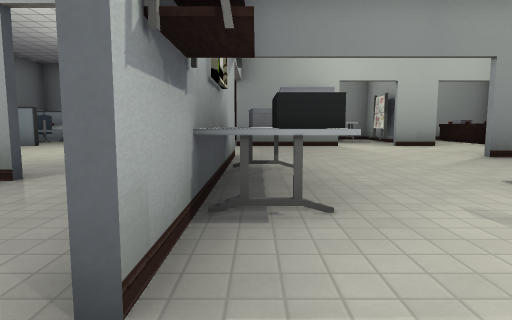
[1] (above)

20 first-person views from a walk through a level from a Godot 3-D game. The camera is 1.2 m above the floor, tilts 6° down and sees 75° across. The floor is counted in squares, 2 m on a side. Each view is taken from the middle of a square. On the plan, view 1 faces up. The plan holds only what a view shows up to about 10 squares ahead; the rest is blank. Some surface patterns are stand-ins.

[2]
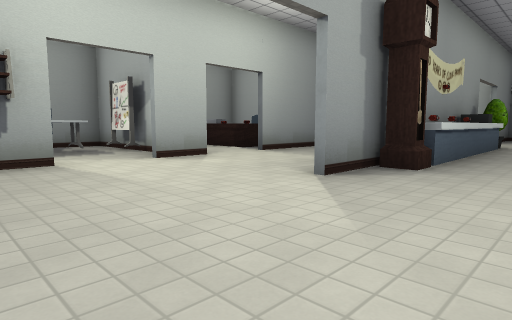

[3]
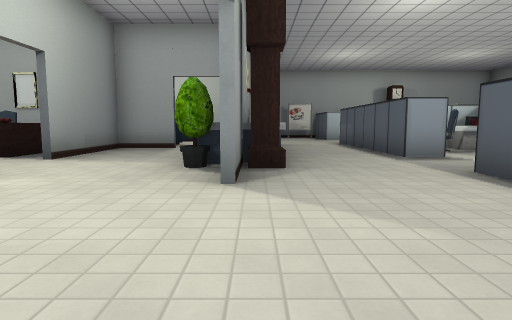

[4]
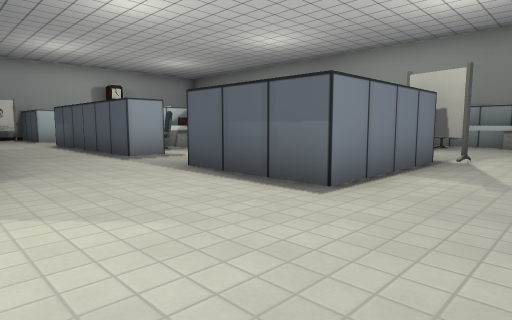

[5]
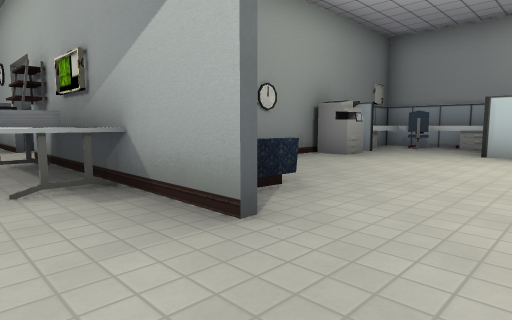

[6]
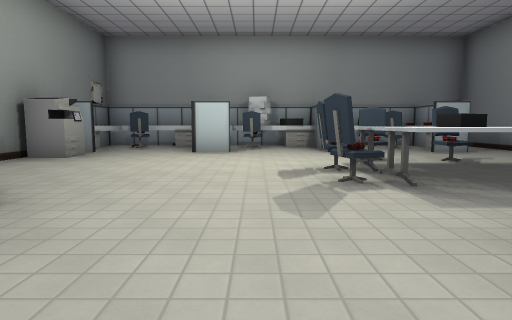

[7]
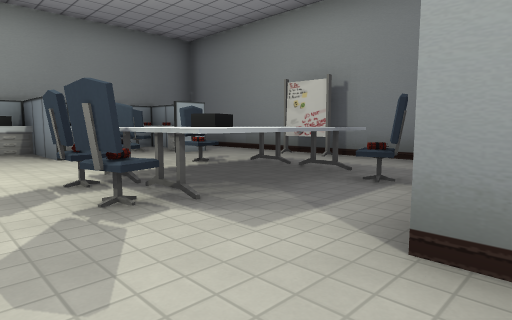

[8]
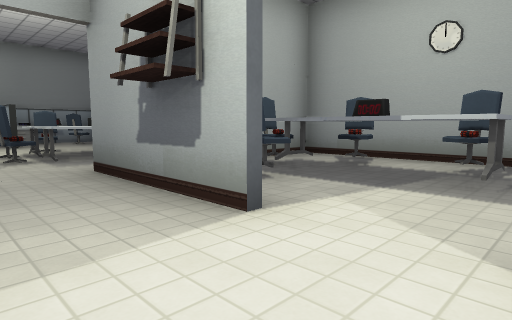

[9]
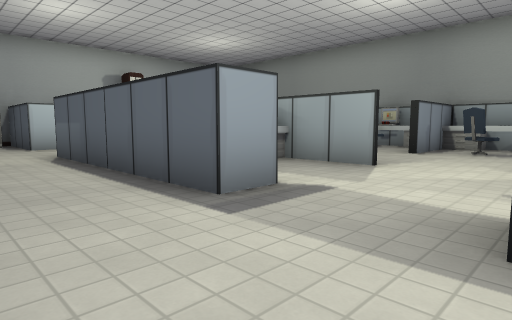

[10]
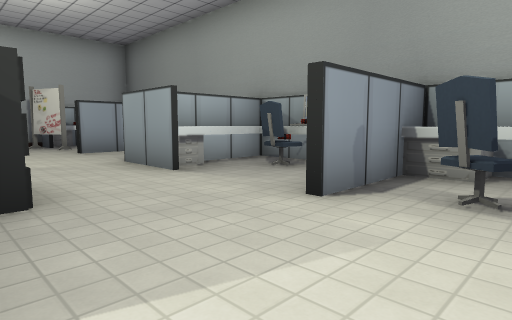

[11]
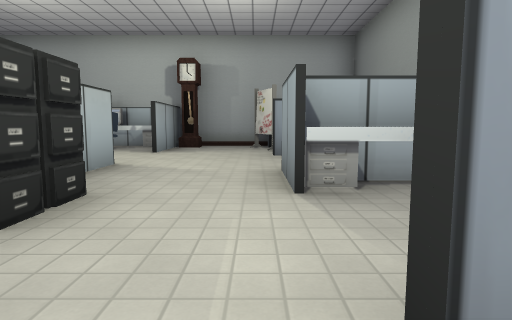

[12]
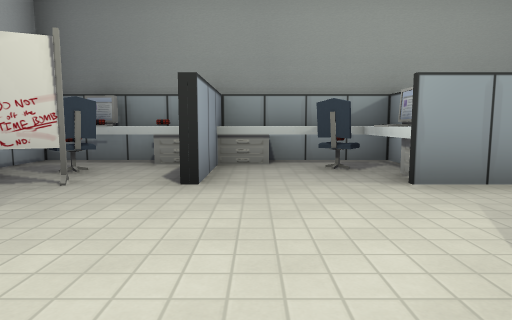

[13]
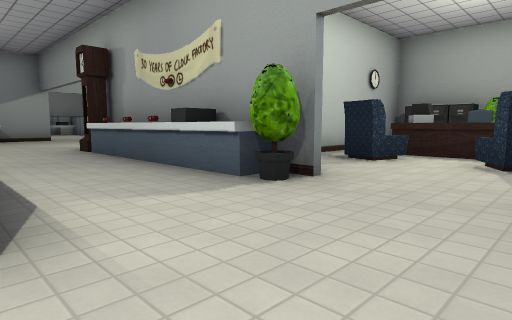

[14]
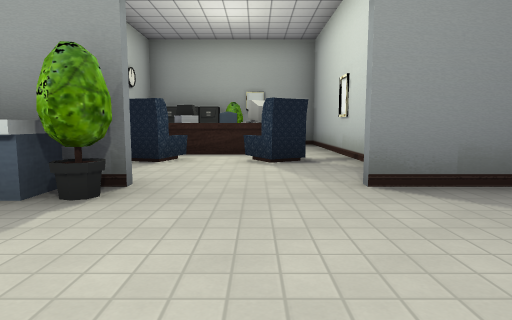

[15]
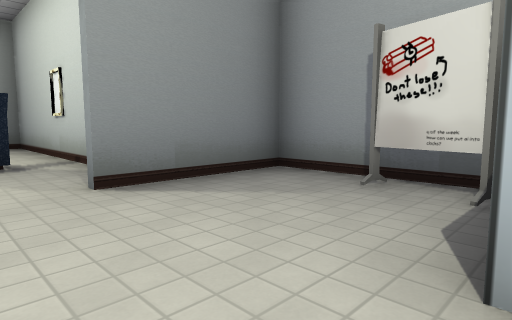

[16]
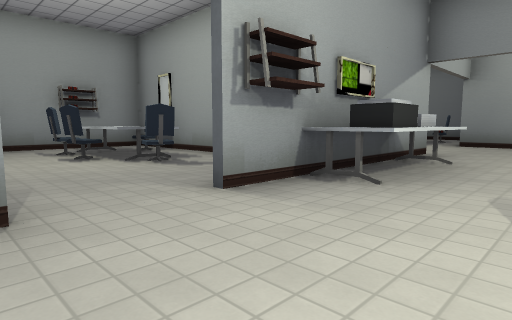

[17]
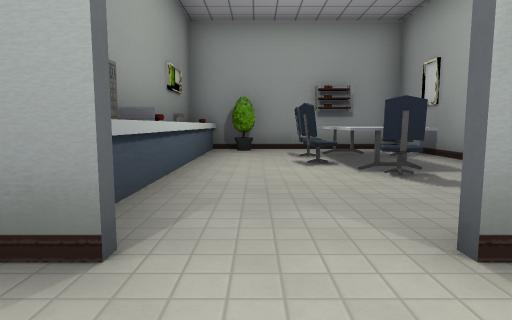

[18]
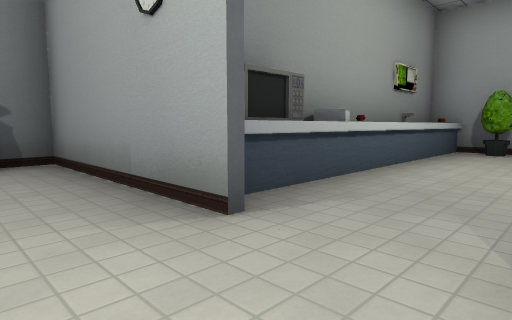

[19]
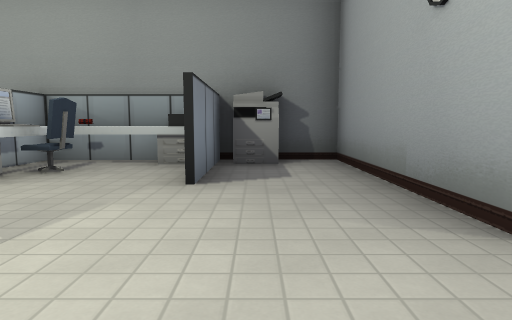

[20]
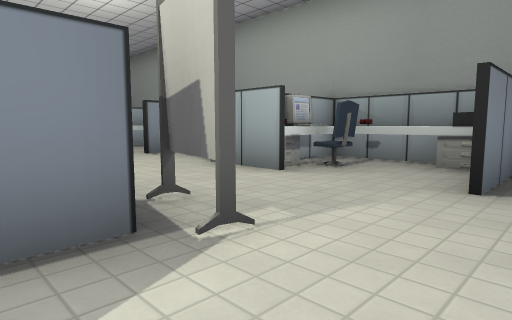

### Floor plan
Key: @ floor where view 1 was taken; # wall or solid block; . floor; ^ raised ledge; P poster; S shelf; C chair; W whiteboard; L clock; U counter; T tree; R printer; B basket; A cabinet; M computer; O other object.
Columns run from 9 left of view 1 to 17 right of it. Each row starts with its distance up from view 1.
 14  ####W## ######
 13 #....... #CCC.     #AT  #
 12 ##C..^^C.CCL^W#  CC#.A .#
 11 # ...C^C. C... .^^ #.C^.#
 10 #^#.C^^^.###.# .####OOM.#
  9 #B....C............#C.C.#
  8 #C......................
  7 #^#............TU  .....###
  6 #^......C.....#LUUOUUT..#.#
  5 #C...... .........U.......#
  4 #^##R##. O...............W#
  3  #..O....P..## .. ## #..#^#
  2  #.^^^C..#..  ....C     .O#
  1  #..CC...S..# ....O#  ...^#
  0  #T......@..W# ..#AA##..#L#
 -1  UUUUUUUU.................#
 -2  ########....C..........WW#
 -3         #..#.M .C#.^M..#CC#
 -4         #.R#^^^^^^C^^C^^MM#
 -5         ###################

Positions as (right, up) in squares from view 1, and headings:
1: (0, 0), facing up
2: (1, 4), facing up-right
3: (1, 6), facing right
4: (1, 6), facing down-right
5: (1, 8), facing down-left
6: (1, 8), facing left
7: (0, 8), facing up-left
8: (4, 8), facing up-left
9: (5, 5), facing down-right
10: (6, 0), facing down-right
11: (7, -2), facing right
12: (13, 1), facing down
13: (14, 3), facing up-left
14: (13, 3), facing up
15: (13, 3), facing up-right
16: (2, -1), facing up-left
17: (1, 0), facing left
18: (1, 1), facing down-left
19: (1, 1), facing down
20: (1, 1), facing down-right
